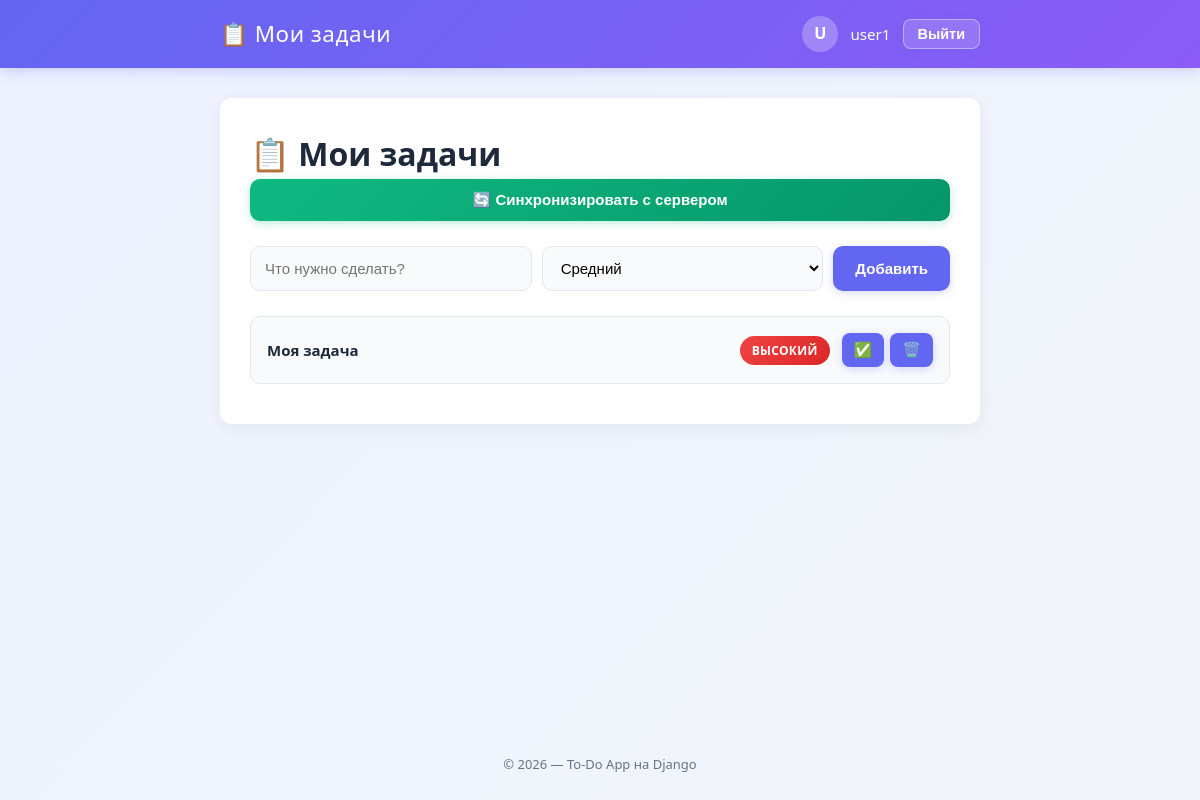
The app's page / (signed in), older data.
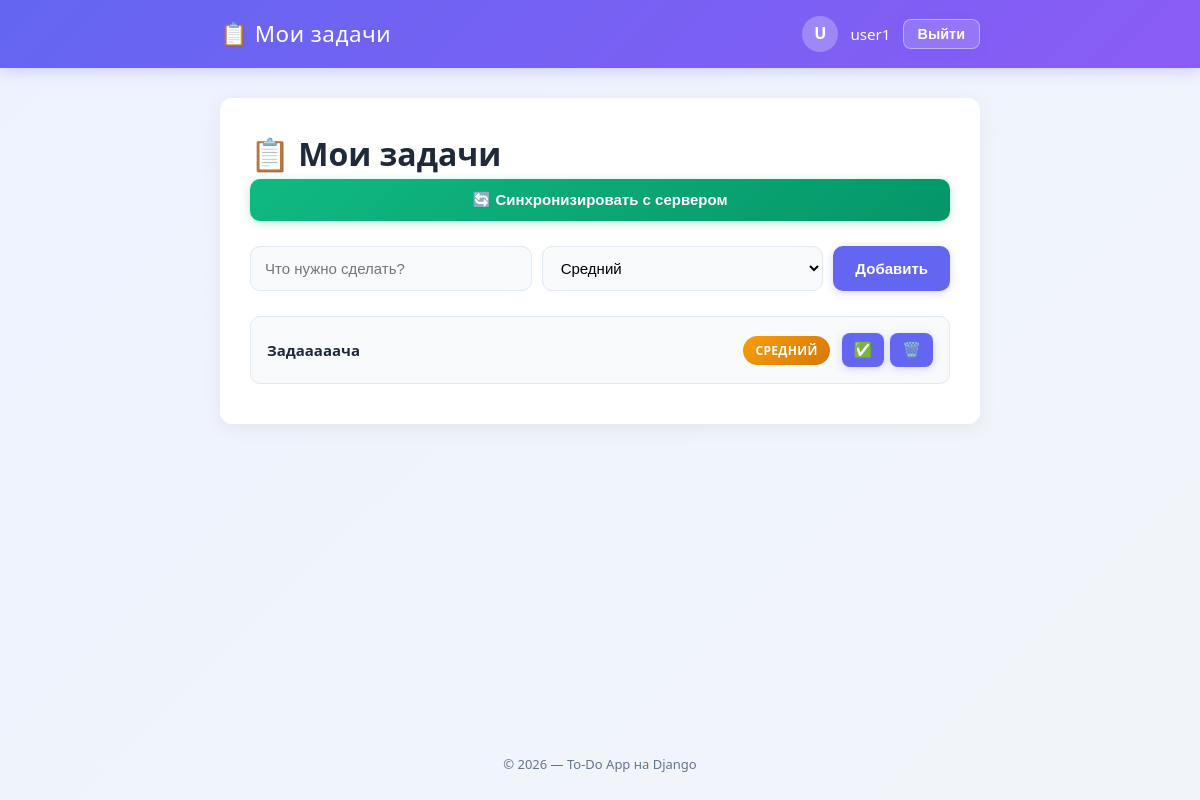
The same page, newer data.
### tasks/models.py (models this page shows, shortened)
class Task(models.Model):
    PRIORITY_CHOICES = [
        ("Высокий", "Высокий"),
        ("Средний", "Средний"),
        ("Низкий", "Низкий"),
    ]
    user = models.ForeignKey(User,
                             on_delete=models.CASCADE,
                             null=True,
                             blank=True,
                             verbose_name="Пользователь")
    title = models.CharField(max_length=200, verbose_name="Название")
    priority = models.CharField(max_length=20,
                                choices=PRIORITY_CHOICES,
                                default="Средний",
                                verbose_name="Приоритет")
    done = models.BooleanField(default=False, verbose_name="Выполнено")
    synced = models.BooleanField(default=False, verbose_name="Синхронизированно")
    created_at = models.DateTimeField(auto_now_add=True, verbose_name="Создано")
    class Meta:
        verbose_name="Задача"
        verbose_name_plural = "Задачи"
        ordering = ["-created_at"]

### tasks/views.py (the view)
# urls.py: path("", views.task_list, name="task_list"),
@login_required
def task_list(request):
    tasks = Task.objects.filter(user=request.user)
    return render(request, "tasks/index.html", {"tasks": tasks})

### tasks/templates/tasks/index.html (shortened to what this page needs)
{% extends "tasks/base.html" %}
{% block header_title %}📋 Мои задачи{% endblock %}
{% block content %}
    <h1>📋 Мои задачи</h1>
    <form action="{% url 'sync_tasks' %}" method="POST">
        <button type="submit" class="btn-sync">🔄 Синхронизировать с сервером</button>
    </form>
    <form class="add-form" action="{% url 'add_task' %}" method="POST">
        <input type="text" name="title" placeholder="Что нужно сделать?" required>
        <select name="priority">
            <option value="Средний" selected>Средний</option>
        </select>
        <button type="submit">Добавить</button>
    </form>
    {% if tasks %}
        <ul class="task-list">
            {% for task in tasks %}
                <li class="task-item {% if task.done %}done{% endif %}">
                    <span class="task-title">{{ task.title }}</span>
                    {% if task.priority == "Высокий" %}
                        <span class = "badge high">Высокий</span>
                    {% elif task.priority == "Средний" %}
                        <span class = "badge medium">Средний</span>
                    {% else %}
                        <span class = "badge low">Низкий</span>
                    {% endif %}
                    <div class = "task-actions">
                    {% if not task.done %}
                        <form action="{% url 'complete_task' task.id %}" method="POST" style="display:inline;">
                            <button type="submit">✅</button>
                        </form>
                    {% endif %}
                    <form action="{% url 'delete_task' task.id %}" method="POST" style="display:inline;">
                        <button type="submit">🗑️</button>
                    </form>
                </div>
            </li>
        {% endfor %}
    </ul>
{% else %}
    <p>Список задач пуст.</p>
{% endif %}
{% endblock%}

Row changes from the older to the newer data that the page shows:
removed Task: title "Моя задача", priority "ВЫСОКИЙ"
added Task: title "Задааааача", priority "СРЕДНИЙ"
